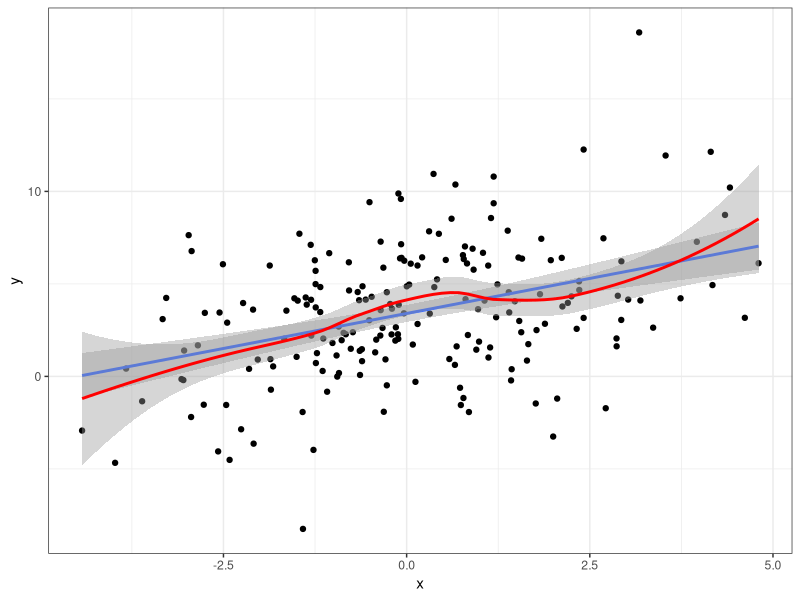
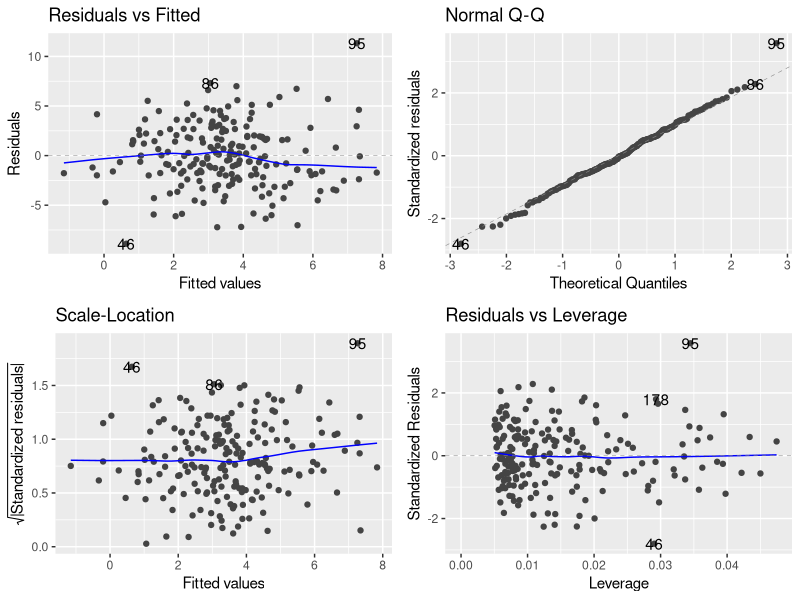

Source code (R) for these figures, in order:
## ---- chunk 1
knitr::opts_chunk$set(echo = TRUE, warning = FALSE, message = FALSE, 
                      fig.align = "center", fig.width = 5, fig.height = 3)
## ---- chunk 2
# Load library into memory
library(tidyverse)
## ---- chunk 3
set.seed(1)
obs <- 200

df <- tibble(x = rnorm(obs, 0, 2),
             w = rnorm(obs, 0, 3))

df
## ---- chunk 4
# Define our model parameters 
a <- 3.5
b_x <- .65
b_w <- .3

df <- df %>% 
  mutate(y = a + (b_x * x) + (b_w * w) + rnorm(obs, 0, 3))

df
## ---- chunk 5
ggplot(data = df, aes(y = y, x = x)) +
  geom_point() +
  geom_smooth(method = "lm") + 
  geom_smooth(method = "loess", color = "red") +  
  theme_bw()
## ---- chunk 6
y.model <- lm(y ~ x + w, data = df)
summary(y.model)
## ---- chunk 7
library(ggfortify)
autoplot(y.model)
## ---- chunk 8
library(broom)
y.tidy <- tidy(y.model)
y.tidy
## ---- chunk 9
library(skimr)
skim(df)
